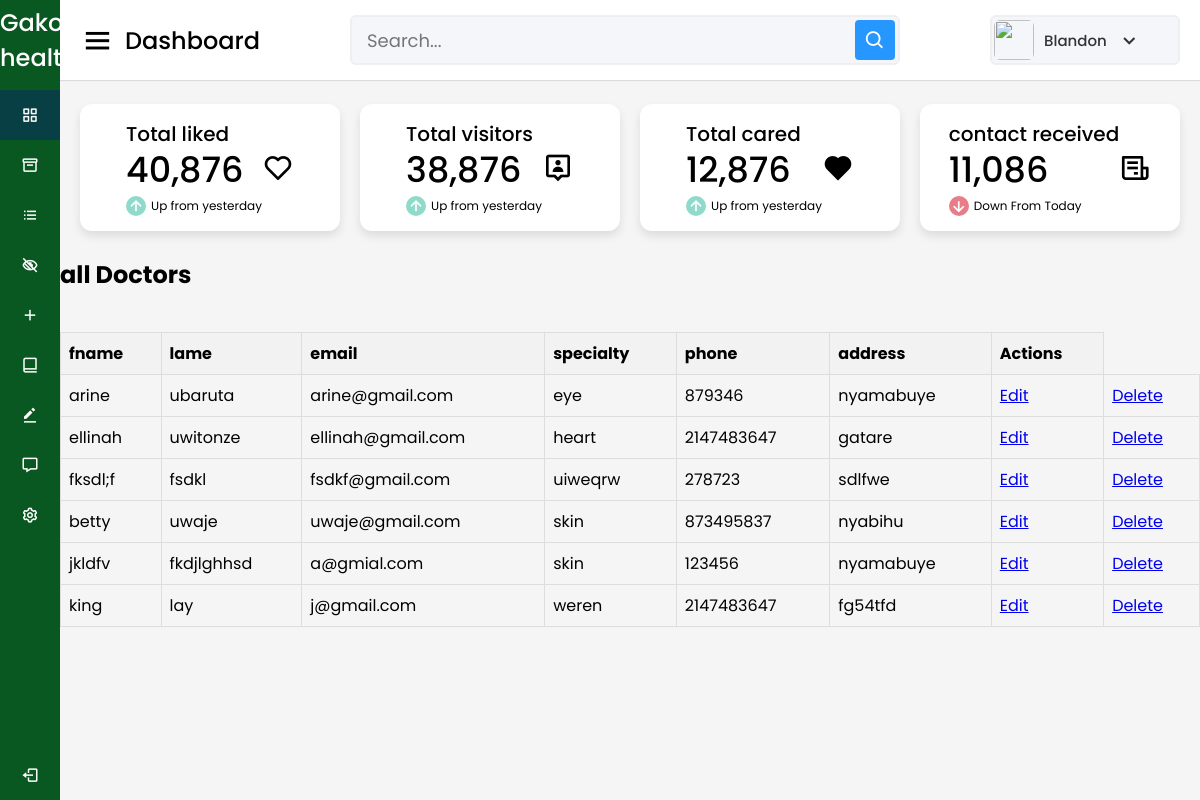
Screenshot of /dashboard2.php with the database file from the repository.
### tables this page shows
CREATE TABLE `doctor` (
  `id` int(11) NOT NULL,
  `fname` varchar(100) NOT NULL,
  `lname` varchar(100) NOT NULL,
  `email` varchar(100) NOT NULL,
  `specialty` varchar(100) NOT NULL,
  `phone` int(11) NOT NULL,
  `address` varchar(100) NOT NULL,
  `date` timestamp NOT NULL DEFAULT current_timestamp() ON UPDATE current_timestamp()
);

### dashboard2.php (the view, shortened to what this page needs)
<!DOCTYPE html>
<html lang="en" dir="ltr">
  <head>
    <link rel="stylesheet" href="dashboard.css">
    <link href='https://unpkg.com/boxicons@2.0.7/css/boxicons.min.css' rel='stylesheet'>
   </head>
<body>
  <div class="sidebar">
    <div class="logo-details">
      <span class="logo_name">Gako healthy</span>
    </div>
      <ul class="nav-links">
        <li>
          <a href="dashboard.php" class="active">
            <i class='bx bx-grid-alt' ></i>
            <span class="links_name">Dashboard</span>
          </a>
        </li>
        <li>
          <a href="#">
            <i class='bx bx-box' ></i>
            <span class="links_name">Medecine</span>
          </a>
        </li>
        <li>
          <a href="bookdash.php">
            <i class='bx bx-list-ul' ></i>
            <span class="links_name">appointment list</span>
          </a>
        </li>
        <li>
          <a href="dashboard2.php">
          <i class='bx bx-low-vision'></i>
            <span class="links_name">all doctors</span>
          </a>
        </li>
        <li>
          <a href="add doctor.php">
          <i class='bx bx-plus'></i>
            <span class="links_name">Add Doctors</span>
          </a>
        </li>
        <li>
          <a href="#">
            <i class='bx bx-book-alt' ></i>
            <span class="links_name">services</span>
          </a>
        </li>
        <li>
          <a href="#">
          <i class='bx bxs-edit-alt'></i>
            <span class="links_name">Order medecine</span>
          </a>
        </li>
        <li>
          <a href="messagedash.php">
            <i class='bx bx-message' ></i>
            <span class="links_name">Messages</span>
          </a>
        </li>
        <li>
          <a href="#">
            <i class='bx bx-cog' ></i>
            <span class="links_name">Setting</span>
          </a>
        </li>
        <li class="log_out">
          <a href="#">
            <i class='bx bx-log-out'></i>
            <span class="links_name">Log out</span>
          </a>
        </li>
      </ul>
  </div>
  <section class="home-section">
    <nav>
      <div class="sidebar-button">
        <i class='bx bx-menu sidebarBtn'></i>
        <span class="dashboard">Dashboard</span>
      </div>
      <div class="search-box">
        <input type="text" placeholder="Search...">
        <i class='bx bx-search' ></i>
      </div>
      <div class="profile-details">
        <img src="c:\Users\Blandon\OneDrive\Pictures\BLAISE.jpg" alt="">
        <span class="admin_name">Blandon</span>
        <i class='bx bx-chevron-down' ></i>
      </div>
    </nav>
    <div class="home-content">
      <div class="overview-boxes">
        <div class="box">
          <div class="right-side">
            <div class="box-topic">Total liked</div>
            <div class="number">40,876</div>
            <div class="indicator">
            <i class='bx bx-up-arrow-alt'></i>
              <span class="text">Up from yesterday</span>
            </div>
          </div>
          <i class='bx bx-heart' style="font-size: 200%;"></i>
        </div>
        <div class="box">
          <div class="right-side">
            <div class="box-topic">Total visitors</div>
            <div class="number">38,876</div>
            <div class="indicator">
              <i class='bx bx-up-arrow-alt'></i>
              <span class="text">Up from yesterday</span>
            </div>
          </div>
        <i class='bx bx-user-pin' style="font-size: 200%" ></i>
        </div>
        <div class="box">
          <div class="right-side">
            <div class="box-topic">Total cared</div>
            <div class="number">12,876</div>
            <div class="indicator">
              <i class='bx bx-up-arrow-alt'></i>
              <span class="text">Up from yesterday</span>
            </div>
          </div>
          <i class='bx bxs-heart' style="font-size: 200%;"></i>
        </div>
        <div class="box">
          <div class="right-side">
            <div class="box-topic">contact received </div>
            <div class="number">11,086</div>
            <div class="indicator">
              <i class='bx bx-down-arrow-alt down'></i>
              <span class="text">Down From Today</span>
            </div>
          </div>
          <i class='bx bx-receipt' style="font-size: 200%;"></i>
        </div>
      </div>
      <h1>all Doctors</h1>
            <table>
          <?php
$servername = "localhost";
$username = "root";
$password = "";
$dbname = "healthycare";
try {
    $pdo = new PDO("mysql:host=$servername;dbname=$dbname", $username, $password);
    $pdo->setAttribute(PDO::ATTR_ERRMODE, PDO::ERRMODE_EXCEPTION);
} catch (PDOException $e) {
    die("Connection failed: " . $e->getMessage());
}
$stmt = $pdo->query("SELECT * FROM doctor");
$doctors = $stmt->fetchAll();
echo "<table>";
echo "<tr><th>fname</th><th>lame</th><th>email</th><th>specialty</th><th>phone</th><th>address</th><th>Actions</th></tr>";
foreach ($doctors as $doctor) {
    echo "<tr>";
    echo "<td>" . $doctor['fname'] . "</td>";
    echo "<td>" . $doctor['lname'] . "</td>";
    echo "<td>" . $doctor['email'] . "</td>";
    echo "<td>" . $doctor['specialty'] . "</td>";
    echo "<td>" . $doctor['phone'] . "</td>";
    echo "<td>" . $doctor['address'] . "</td>";
    echo "<td><a href='edit.php?id=" . $doctor['id'] . "'>Edit</a></td>";
    echo "<td><a href='delete.php?id=" . $doctor['id'] . "' onclick='return confirm(\"Are you sure you want to delete this doctor?\");'>Delete</a></td>";
    echo "</tr>";
}
echo "</table>";
?>
  </section>
</body>
</html>

### dashboard.css (style rules this page uses)
* { margin: 0; padding: 0; box-sizing: border-box; font-family: 'Poppins', sans-serif; }
.sidebar { position: fixed; height: 100%; width: 240px; background: #0a5821; transition: all 0.5s ease; }
.sidebar .logo-details { height: 80px; display: flex; align-items: center; }
.sidebar .logo-details .logo_name { color: #fff; font-size: 24px; font-weight: 500; }
.sidebar .nav-links { margin-top: 10px; }
.sidebar .nav-links li { position: relative; list-style: none; height: 50px; }
.sidebar .nav-links li a { height: 100%; width: 100%; display: flex; align-items: center; text-decoration: none; transition: all 0.4s ease; }
.sidebar .nav-links li a.active { background: #083f45; }
.sidebar .nav-links li i { min-width: 60px; text-align: center; font-size: 18px; color: #fff; }
.sidebar .nav-links li a .links_name { color: #fff; font-size: 15px; font-weight: 400; white-space: nowrap; }
.sidebar .nav-links .log_out { position: absolute; bottom: 0; width: 100%; }
.home-section { position: relative; background: #f5f5f5; min-height: 100vh; width: calc(100% - 240px); left: 240px; transition: all 0.5s ease; }
.home-section nav { display: flex; justify-content: space-between; height: 80px; background: #fff; display: flex; align-items: center; position: fixed; width: calc(100% - 240px); left: 240px; z-index: 100; padding: 0 20px; box-shadow: 0 1px 1px rgba(0, 0, 0, 0.1); transition: all 0.5s ease; }
.home-section nav .sidebar-button { display: flex; align-items: center; font-size: 24px; font-weight: 500; }
nav .sidebar-button i { font-size: 35px; margin-right: 10px; }
.home-section nav .search-box { position: relative; height: 50px; max-width: 550px; width: 100%; margin: 0 20px; }
nav .search-box input { height: 100%; width: 100%; outline: none; background: #F5F6FA; border: 2px solid #EFEEF1; border-radius: 6px; font-size: 18px; padding: 0 15px; }
nav .search-box .bx-search { position: absolute; height: 40px; width: 40px; background: #2697FF; right: 5px; top: 50%; transform: translateY(-50%); border-radius: 4px; line-height: 40px; text-align: center; color: #fff; font-size: 22px; transition: all 0.4 ease; }
.home-section nav .profile-details { display: flex; align-items: center; background: #F5F6FA; border: 2px solid #EFEEF1; border-radius: 6px; height: 50px; min-width: 190px; padding: 0 15px 0 2px; }
nav .profile-details img { height: 40px; width: 40px; border-radius: 6px; object-fit: cover; }
nav .profile-details .admin_name { font-size: 15px; font-weight: 500; color: #333; margin: 0 10px; white-space: nowrap; }
nav .profile-details i { font-size: 25px; color: #333; }
.home-section .home-content { position: relative; padding-top: 104px; }
.home-content .overview-boxes { display: flex; align-items: center; justify-content: space-between; flex-wrap: wrap; padding: 0 20px; margin-bottom: 26px; }
.overview-boxes .box { display: flex; align-items: center; justify-content: center; width: calc(100% / 4 - 15px); background: #fff; padding: 15px 14px; border-radius: 12px; box-shadow: 0 5px 10px rgba(0,0,0,0.1); }
.overview-boxes .box-topic { font-size: 20px; font-weight: 500; }
.home-content .box .number { display: inline-block; font-size: 35px; margin-top: -6px; font-weight: 500; }
.home-content .box .indicator { display: flex; align-items: center; }
.home-content .box .indicator i { height: 20px; width: 20px; background: #8FDACB; line-height: 20px; text-align: center; border-radius: 50%; color: #fff; font-size: 20px; margin-right: 5px; }
.box .indicator i.down { background: #e87d88; }
.home-content .box .indicator .text { font-size: 12px; }
@media (max-width: 1240px) { .sidebar { width: 60px; } }
@media (max-width: 1240px) { .home-section { width: calc(100% - 60px); left: 60px; } }
@media (max-width: 1240px) { .home-section nav { width: calc(100% - 60px); left: 60px; } }

### dashboard2.php (style rules this page uses)
table { width: 100%; border-collapse: collapse; margin-top: 20px; }
th, td { border: 1px solid #ddd; padding: 8px; text-align: left; }
th { background-color: #f2f2f2; }

### rows the page displays
doctor: fname "arine", lname "ubaruta", email "arine@gmail.com", specialty "eye", phone "879346", address "nyamabuye"
doctor: fname "ellinah", lname "uwitonze", email "ellinah@gmail.com", specialty "heart", phone "2147483647", address "gatare"
doctor: fname "fksdl;f", lname "fsdkl", email "fsdkf@gmail.com", specialty "uiweqrw", phone "278723", address "sdlfwe"
doctor: fname "betty", lname "uwaje", email "uwaje@gmail.com", specialty "skin", phone "873495837", address "nyabihu"
doctor: fname "jkldfv", lname "fkdjlghhsd", email "a@gmial.com", specialty "skin", phone "123456", address "nyamabuye"
doctor: fname "king", lname "lay", email "j@gmail.com", specialty "weren", phone "2147483647", address "fg54tfd"
